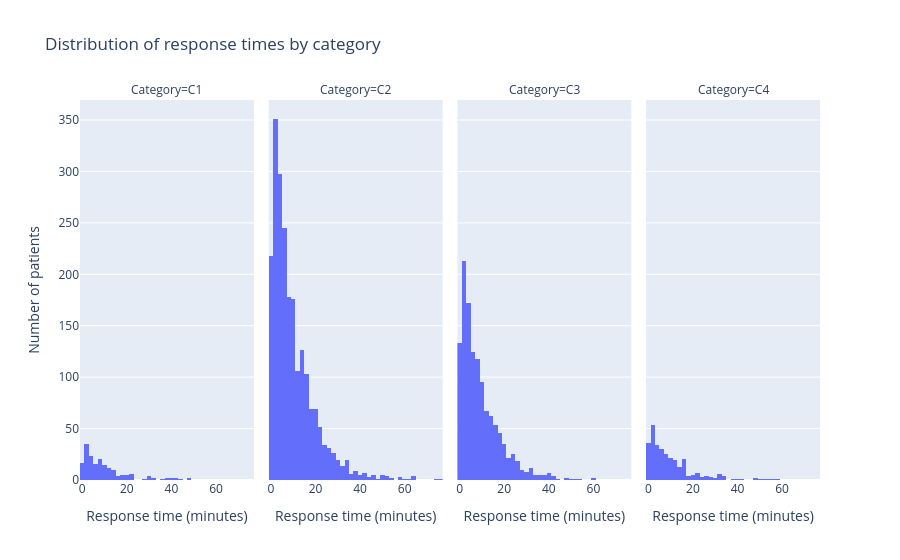

The notebook cell saved with this chart:
### Code cell
df = pd.DataFrame(
    {
        "response_time": [p.response_time for p in model.patients],
        "category": [p.category for p in model.patients],
    }
)

fig = px.histogram(
    df,
    x="response_time",
    facet_col="category",
    nbins=50,
    category_orders={"category": ["C1", "C2", "C3", "C4"]},
    labels={
        "response_time": "Response time (minutes)",
        "category": "Category",
    },
    title="Distribution of response times by category",
)

# fig.update_yaxes(
#    matches=None,
#    showticklabels=True,
# )
fig.layout.yaxis.title.text = "Number of patients"

fig.show()

### Figure 1 — Plotly figure (JSON) as saved in the notebook; plotly's stock layout.template omitted (floating-point values rounded to 4 significant figures; data arrays with more than 128 entries replaced by an {"elided": "..."} marker saying what was removed)
{"data": [{"bingroup": "x", "hovertemplate": "Category=C1<br>Response time (minutes)=%{x}<br>count=%{y}<extra></extra>", "legendgroup": "", "marker": {"color": "#636efa", "pattern": {"shape": ""}}, "name": "", "nbinsx": 50, "orientation": "v", "showlegend": false, "type": "histogram", "x": {"elided": "185 float values"}, "xaxis": "x", "yaxis": "y"}, {"bingroup": "x", "hovertemplate": "Category=C2<br>Response time (minutes)=%{x}<br>count=%{y}<extra></extra>", "legendgroup": "", "marker": {"color": "#636efa", "pattern": {"shape": ""}}, "name": "", "nbinsx": 50, "orientation": "v", "showlegend": false, "type": "histogram", "x": {"elided": "2196 float values"}, "xaxis": "x2", "yaxis": "y2"}, {"bingroup": "x", "hovertemplate": "Category=C3<br>Response time (minutes)=%{x}<br>count=%{y}<extra></extra>", "legendgroup": "", "marker": {"color": "#636efa", "pattern": {"shape": ""}}, "name": "", "nbinsx": 50, "orientation": "v", "showlegend": false, "type": "histogram", "x": {"elided": "1247 float values"}, "xaxis": "x3", "yaxis": "y3"}, {"bingroup": "x", "hovertemplate": "Category=C4<br>Response time (minutes)=%{x}<br>count=%{y}<extra></extra>", "legendgroup": "", "marker": {"color": "#636efa", "pattern": {"shape": ""}}, "name": "", "nbinsx": 50, "orientation": "v", "showlegend": false, "type": "histogram", "x": {"elided": "300 float values"}, "xaxis": "x4", "yaxis": "y4"}], "layout": {"annotations": [{"font": {}, "showarrow": false, "text": "Category=C1", "x": 0.1175, "xanchor": "center", "xref": "paper", "y": 1, "yanchor": "bottom", "yref": "paper"}, {"font": {}, "showarrow": false, "text": "Category=C2", "x": 0.3725, "xanchor": "center", "xref": "paper", "y": 1, "yanchor": "bottom", "yref": "paper"}, {"font": {}, "showarrow": false, "text": "Category=C3", "x": 0.6275, "xanchor": "center", "xref": "paper", "y": 1, "yanchor": "bottom", "yref": "paper"}, {"font": {}, "showarrow": false, "text": "Category=C4", "x": 0.8825, "xanchor": "center", "xref": "paper", "y": 1, "yanchor": "bottom", "yref": "paper"}], "barmode": "relative", "legend": {"tracegroupgap": 0}, "title": {"text": "Distribution of response times by category"}, "xaxis": {"anchor": "y", "domain": [0, 0.235], "title": {"text": "Response time (minutes)"}}, "xaxis2": {"anchor": "y2", "domain": [0.255, 0.49], "matches": "x", "title": {"text": "Response time (minutes)"}}, "xaxis3": {"anchor": "y3", "domain": [0.51, 0.745], "matches": "x", "title": {"text": "Response time (minutes)"}}, "xaxis4": {"anchor": "y4", "domain": [0.765, 1], "matches": "x", "title": {"text": "Response time (minutes)"}}, "yaxis": {"anchor": "x", "domain": [0, 1], "title": {"text": "Number of patients"}}, "yaxis2": {"anchor": "x2", "domain": [0, 1], "matches": "y", "showticklabels": false}, "yaxis3": {"anchor": "x3", "domain": [0, 1], "matches": "y", "showticklabels": false}, "yaxis4": {"anchor": "x4", "domain": [0, 1], "matches": "y", "showticklabels": false}}}
